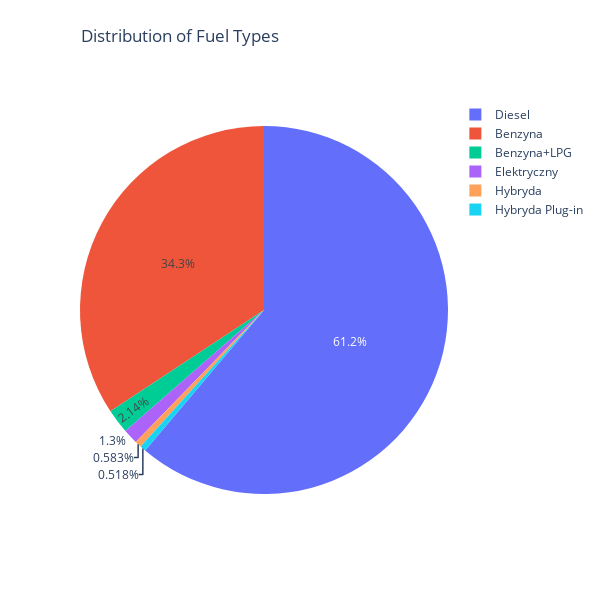

Here is the notebook cell this chart was saved with:
### Code cell
# Piechart using plotly
import plotly.express as px

# Piechart using plotly with custom size and title position
fig = px.pie(df, names='fuel_type', title='Distribution of Fuel Types')

# Adjusting the pie chart size
fig.update_layout(
    autosize=False,
    width=600,
    height=600,
)

# Adjusting the title position
fig.update_layout(
    title=dict(
        x=0.3,
        y=0.95,
        xanchor='center',
        yanchor='top'
    )
)

fig.show()

### Figure 1 — Plotly figure (JSON) as saved in the notebook; plotly's stock layout.template omitted (floating-point values rounded to 4 significant figures; data arrays with more than 128 entries replaced by an {"elided": "..."} marker saying what was removed)
{"data": [{"domain": {"x": [0, 1], "y": [0, 1]}, "hovertemplate": "fuel_type=%{label}<extra></extra>", "labels": {"elided": "1543 str values"}, "legendgroup": "", "name": "", "showlegend": true, "type": "pie"}], "layout": {"autosize": false, "height": 600, "legend": {"tracegroupgap": 0}, "title": {"text": "Distribution of Fuel Types", "x": 0.3, "xanchor": "center", "y": 0.95, "yanchor": "top"}, "width": 600}}
